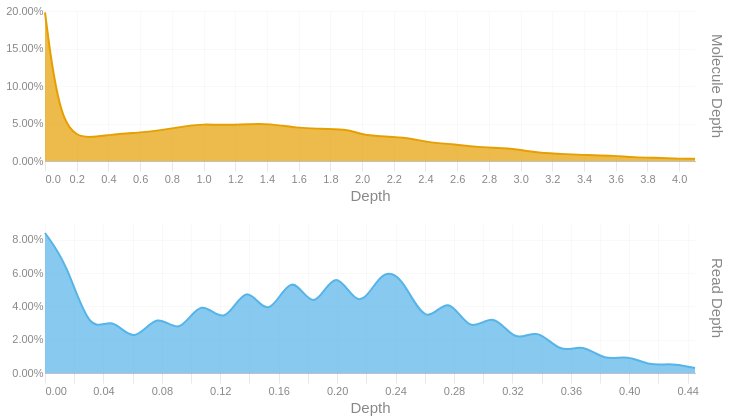

Notebook cell for this chart:
### Code cell
readdep = depth_hist(tb['Read Depth'], q99, 3)
readdep = readdep.with_columns(pl.lit('Read Depth').alias('Metric'))
if not SKIPLR:
    moldep = depth_hist(tb['Molecule Depth'], mol_q99, 1)
    moldep = moldep.with_columns(pl.lit('Molecule Depth').alias('Metric'))
    _hist = pl.concat([readdep, moldep])
    _hist = _hist.filter(pl.col('Proportion') != 0)
    with SafeRender(_hist):
        (
            alt.Chart(_hist)        
            .mark_area(interpolate = "basis")
            .encode(
                x=alt.X('Bin:Q').scale(domainMin=0).axis(alt.Axis(title='Depth')),
                y = alt.Y('Proportion:Q', title = None).axis(format = '.2%'),
                color = alt.Color('Metric:N').legend(None),
                row = alt.Row("Metric:N").header(title = None, labelOrient = 'right'),
                tooltip = [
                    alt.Tooltip("Metric:N", title = "Metric"),
                    alt.Tooltip('Interval:N', title = "Depth Interval"),
                    alt.Tooltip('Proportion:Q', title = "% Alignments").format('.2%')
                ]
            )
            .resolve_scale(x='independent', y='independent')
            .properties(
                height = 150, width = 650,
                usermeta={'embedOptions': {'downloadFileName': f'{samplename}.depth.hist'}}
            )
        ).display()
else:
    readdep = readdep.filter(pl.col('Proportion') != 0)
    with SafeRender(readdep):
        (
            alt.Chart(readdep)        
            .mark_area(interpolate = "basis")
            .encode(
                x=alt.X('Bin:Q').scale(domainMin=0).axis(alt.Axis(title='Depth')),
                y = alt.Y('Proportion:Q', title = None).axis(format = '.2%'),
                tooltip = [
                    alt.Tooltip('Interval:N', title = "Depth Interval"),
                    alt.Tooltip('Proportion:Q', title = "% Alignments").format('.2%')
                ]
            )
            .properties(
                usermeta={'embedOptions': {'downloadFileName': f'{samplename}.depth.hist'}}
            )
        ).display()

### Figure 1 — Vega-Lite specification as saved in the notebook (floating-point values rounded to 4 significant figures)
{"width": 650, "height": 150, "config": {"title": {"anchor": "start", "dy": -15, "fontSize": 18, "color": "#888888", "subtitleColor": "#888888", "subtitleFontSize": 14}, "arc": {"fill": "#0072B2"}, "axis": {"domainColor": "#888888", "domainWidth": 0.5, "gridWidth": 0.2, "grid": false, "titleFontWeight": 400, "titleFontSize": 15, "labelFontSize": 11, "labelColor": "#888888", "tickColor": "#888888", "tickWidth": 0.2, "titleColor": "#888888"}, "axisBand": {"grid": false}, "axisX": {"grid": true, "tickSize": 10, "domainCap": "round"}, "axisY": {"domain": false, "grid": true, "tickSize": 0, "domainCap": "round"}, "background": "transparent", "header": {"labelFontSize": 15, "labelColor": "#888888", "titleFontSize": 15, "titleFontWeight": 600, "titleColor": "#888888"}, "legend": {"labelFont": "sans-serif", "labelFontSize": 12, "labelColor": "#888888", "symbolSize": 100, "symbolType": "circle", "titleFontSize": 12, "titlePadding": 10, "titleColor": "#888888", "title": null}, "range": {"category": ["#E69F00", "#56B4E9", "#009E73", "#F0E442", "#0072B2", "#D55E00", "#CC79A7", "#000000"], "diverging": ["#cfe8f3", "#a2d4ec", "#73bfe2", "#46abdb", "#1696d2", "#12719e"]}, "area": {"fill": "#0072B2", "fillOpacity": 0.7, "line": true, "strokeOpacity": 0.7}, "line": {"color": "#0072B2", "stroke": "#0072B2", "strokeWidth": 2}, "trail": {"color": "#0072B2", "stroke": "#0072B2", "strokeWidth": 0, "size": 1}, "point": {"filled": true, "fillOpacity": 1.0, "size": 95}, "text": {"color": "#888888", "fontSize": 11, "align": "right", "fontWeight": 400, "size": 11}, "bar": {"fill": "#0072B2", "stroke": null}, "view": {"stroke": null, "continuousWidth": 660, "continuousHeight": 400}}, "data": {"name": "data-44253bbb02dc17366b04303617154cc6"}, "mark": {"type": "area", "interpolate": "basis"}, "encoding": {"color": {"field": "Metric", "legend": null, "type": "nominal"}, "row": {"field": "Metric", "header": {"title": null, "labelOrient": "right"}, "type": "nominal"}, "tooltip": [{"field": "Metric", "title": "Metric", "type": "nominal"}, {"field": "Interval", "title": "Depth Interval", "type": "nominal"}, {"field": "Proportion", "format": ".2%", "title": "% Alignments", "type": "quantitative"}], "x": {"axis": {"title": "Depth"}, "field": "Bin", "scale": {"domainMin": 0}, "type": "quantitative"}, "y": {"axis": {"format": ".2%"}, "field": "Proportion", "title": null, "type": "quantitative"}}, "resolve": {"scale": {"x": "independent", "y": "independent"}}, "usermeta": {"embedOptions": {"downloadFileName": "TF26LRJL0064_5B_10484332_23Y22YLT4_L7.depth.hist"}}, "$schema": "https://vega.github.io/schema/vega-lite/v6.4.1.json", "datasets": {"data-44253bbb02dc17366b04303617154cc6": [{"Bin": 0.0, "Interval": "0.0-0.015", "Proportion": 0.084, "Metric": "Read Depth"}, {"Bin": 0.015, "Interval": "0.015-0.031", "Proportion": 0.066, "Metric": "Read Depth"}, {"Bin": 0.031, "Interval": "0.031-0.046", "Proportion": 0.022, "Metric": "Read Depth"}, {"Bin": 0.046, "Interval": "0.046-0.061", "Proportion": 0.035, "Metric": "Read Depth"}, {"Bin": 0.061, "Interval": "0.061-0.077", "Proportion": 0.016, "Metric": "Read Depth"}, {"Bin": 0.077, "Interval": "0.077-0.092", "Proportion": 0.038, "Metric": "Read Depth"}, {"Bin": 0.092, "Interval": "0.092-0.107", "Proportion": 0.021, "Metric": "Read Depth"}, {"Bin": 0.107, "Interval": "0.107-0.123", "Proportion": 0.047, "Metric": "Read Depth"}, {"Bin": 0.123, "Interval": "0.123-0.138", "Proportion": 0.026, "Metric": "Read Depth"}, {"Bin": 0.138, "Interval": "0.138-0.153", "Proportion": 0.057, "Metric": "Read Depth"}, {"Bin": 0.153, "Interval": "0.153-0.169", "Proportion": 0.029, "Metric": "Read Depth"}, {"Bin": 0.169, "Interval": "0.169-0.184", "Proportion": 0.064, "Metric": "Read Depth"}, {"Bin": 0.184, "Interval": "0.184-0.199", "Proportion": 0.033, "Metric": "Read Depth"}, {"Bin": 0.199, "Interval": "0.199-0.215", "Proportion": 0.067, "Metric": "Read Depth"}, {"Bin": 0.215, "Interval": "0.215-0.23", "Proportion": 0.034, "Metric": "Read Depth"}, {"Bin": 0.23, "Interval": "0.23-0.245", "Proportion": 0.063, "Metric": "Read Depth"}, {"Bin": 0.245, "Interval": "0.245-0.261", "Proportion": 0.058, "Metric": "Read Depth"}, {"Bin": 0.261, "Interval": "0.261-0.276", "Proportion": 0.026, "Metric": "Read Depth"}, {"Bin": 0.276, "Interval": "0.276-0.291", "Proportion": 0.049, "Metric": "Read Depth"}, {"Bin": 0.291, "Interval": "0.291-0.307", "Proportion": 0.022, "Metric": "Read Depth"}, {"Bin": 0.307, "Interval": "0.307-0.322", "Proportion": 0.038, "Metric": "Read Depth"}, {"Bin": 0.322, "Interval": "0.322-0.337", "Proportion": 0.017, "Metric": "Read Depth"}, {"Bin": 0.337, "Interval": "0.337-0.353", "Proportion": 0.028, "Metric": "Read Depth"}, {"Bin": 0.353, "Interval": "0.353-0.368", "Proportion": 0.011, "Metric": "Read Depth"}, {"Bin": 0.368, "Interval": "0.368-0.383", "Proportion": 0.018, "Metric": "Read Depth"}, {"Bin": 0.383, "Interval": "0.383-0.399", "Proportion": 0.007, "Metric": "Read Depth"}, {"Bin": 0.399, "Interval": "0.399-0.414", "Proportion": 0.011, "Metric": "Read Depth"}, {"Bin": 0.414, "Interval": "0.414-0.429", "Proportion": 0.004, "Metric": "Read Depth"}, {"Bin": 0.429, "Interval": "0.429-0.445", "Proportion": 0.006, "Metric": "Read Depth"}, {"Bin": 0.445, "Interval": "0.445-0.46", "Proportion": 0.003, "Metric": "Read Depth"}, {"Bin": 0.0, "Interval": "0.0-0.1", "Proportion": 0.198, "Metric": "Molecule Depth"}, {"Bin": 0.1, "Interval": "0.1-0.3", "Proportion": 0.034, "Metric": "Molecule Depth"}, {"Bin": 0.3, "Interval": "0.3-0.4", "Proportion": 0.031, "Metric": "Molecule Depth"}, {"Bin": 0.4, "Interval": "0.4-0.6", "Proportion": 0.035, "Metric": "Molecule Depth"}, {"Bin": 0.6, "Interval": "0.6-0.7", "Proportion": 0.038, "Metric": "Molecule Depth"}, {"Bin": 0.7, "Interval": "0.7-0.9", "Proportion": 0.04, "Metric": "Molecule Depth"}, {"Bin": 0.9, "Interval": "0.9-1.0", "Proportion": 0.047, "Metric": "Molecule Depth"}, {"Bin": 1.0, "Interval": "1.0-1.1", "Proportion": 0.049, "Metric": "Molecule Depth"}, {"Bin": 1.1, "Interval": "1.1-1.3", "Proportion": 0.048, "Metric": "Molecule Depth"}, {"Bin": 1.3, "Interval": "1.3-1.4", "Proportion": 0.049, "Metric": "Molecule Depth"}, {"Bin": 1.4, "Interval": "1.4-1.6", "Proportion": 0.05, "Metric": "Molecule Depth"}, {"Bin": 1.6, "Interval": "1.6-1.7", "Proportion": 0.044, "Metric": "Molecule Depth"}, {"Bin": 1.7, "Interval": "1.7-1.9", "Proportion": 0.043, "Metric": "Molecule Depth"}, {"Bin": 1.9, "Interval": "1.9-2.0", "Proportion": 0.043, "Metric": "Molecule Depth"}, {"Bin": 2.0, "Interval": "2.0-2.1", "Proportion": 0.035, "Metric": "Molecule Depth"}, {"Bin": 2.1, "Interval": "2.1-2.3", "Proportion": 0.033, "Metric": "Molecule Depth"}, {"Bin": 2.3, "Interval": "2.3-2.4", "Proportion": 0.031, "Metric": "Molecule Depth"}, {"Bin": 2.4, "Interval": "2.4-2.6", "Proportion": 0.025, "Metric": "Molecule Depth"}, {"Bin": 2.6, "Interval": "2.6-2.7", "Proportion": 0.022, "Metric": "Molecule Depth"}, {"Bin": 2.7, "Interval": "2.7-2.9", "Proportion": 0.019, "Metric": "Molecule Depth"}, {"Bin": 2.9, "Interval": "2.9-3.0", "Proportion": 0.017, "Metric": "Molecule Depth"}, {"Bin": 3.0, "Interval": "3.0-3.1", "Proportion": 0.015, "Metric": "Molecule Depth"}, {"Bin": 3.1, "Interval": "3.1-3.3", "Proportion": 0.011, "Metric": "Molecule Depth"}, {"Bin": 3.3, "Interval": "3.3-3.4", "Proportion": 0.009, "Metric": "Molecule Depth"}, {"Bin": 3.4, "Interval": "3.4-3.6", "Proportion": 0.008, "Metric": "Molecule Depth"}, {"Bin": 3.6, "Interval": "3.6-3.7", "Proportion": 0.007, "Metric": "Molecule Depth"}, {"Bin": 3.7, "Interval": "3.7-3.9", "Proportion": 0.005, "Metric": "Molecule Depth"}, {"Bin": 3.9, "Interval": "3.9-4.0", "Proportion": 0.004, "Metric": "Molecule Depth"}, {"Bin": 4.0, "Interval": "4.0-4.1", "Proportion": 0.003, "Metric": "Molecule Depth"}, {"Bin": 4.1, "Interval": "4.1-4.29", "Proportion": 0.003, "Metric": "Molecule Depth"}]}}
